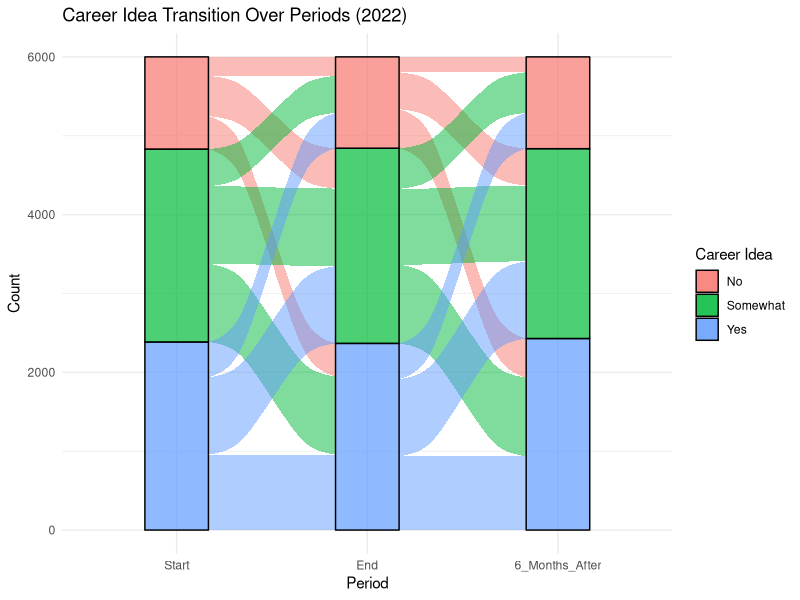

Write R code to recreate this figure. (Note: this script raises an error after producing the figure.)
## ---- chunk 1
library(tidyverse)
library(ggalluvial)
## ---- chunk 2
#| echo: true

library(tidyverse)

# Set parameters
set.seed(123) # For reproducibility
n_years <- 5
n_responses_per_academic_year <- 6000
years <- 2021:2025
periods <- c("Start", "End", "6_Months_After")

# Generate respondent IDs, academic years, and periods
data <- expand.grid(
  Year = years,
  Period = periods,
  Respondent_ID = seq_len(n_responses_per_academic_year)
) %>%
  mutate(
    Academic_Year = paste0(Year, "-", Year + 1),
    Respondent_ID = paste0("Respondent_", Year, "_", Respondent_ID),
    Contract_Number = sample(10000:99999, n(), replace = TRUE),
    CEP_Name = paste("CEP", sample(1:100, n(), replace = TRUE)),
    Q1_Criteria_Selection = map_chr(
      seq_len(n()),
      ~ paste(sample(
        c(
          "Duration", "Activity", "Mission Theme", "Structure Type",
          "Team Service", "Geographic Location", "Studies Link",
          "Alternating School and Service", "Project Realization",
          "Past Volunteer Feedback"
        ), sample(3:6, 1), replace = FALSE
      ), collapse = ", ")
    ),
    Q2_Attraction_Unis_Cite = map_chr(
      seq_len(n()),
      ~ paste(sample(
        c(
          "Diverse Projects", "Teamwork", "Future Preparation",
          "Meeting Publics", "Societal Reflection", "Structure Spirit",
          "Diverse Young People", "Concrete Action", "School Alternation"
        ), sample(2:4, 1), replace = FALSE
      ), collapse = ", ")
    ),
    Q3_Service_Benefits = map_chr(
      seq_len(n()),
      ~ paste(sample(
        c(
          "New Skills", "Personal Maturity", "Openness",
          "Professional Orientation", "School Continuation",
          "Project Support", "Life Change", "Societal Knowledge",
          "Field Experience", "Professional Network"
        ), sample(2:5, 1), replace = FALSE
      ), collapse = ", ")
    ),
    Q4_Preparedness = sample(c("Yes", "Somewhat", "No"), n(), replace = TRUE, prob = c(0.5, 0.3, 0.2)),
    Q5_Career_Idea = sample(c("Yes", "Somewhat", "No"), n(), replace = TRUE, prob = c(0.4, 0.4, 0.2)),
    Q6_Sectors = map_chr(
      seq_len(n()),
      ~ paste(sample(
        c(
          "Agriculture", "Artisan", "Culture", "Finance", "Construction",
          "Electronics", "Commerce", "Health", "Education", "IT",
          "Energy", "Transport", "Legal", "Tourism"
        ), sample(2:5, 1), replace = FALSE
      ), collapse = ", ")
    ),
    Q7_Income = sample(
      c("<100", "100-500", "500-1000", "1000-1500", ">1500"),
      n(), replace = TRUE, prob = c(0.1, 0.3, 0.4, 0.15, 0.05)
    ),
    Q8_Voting_Beliefs = map_chr(
      seq_len(n()),
      ~ paste(sample(
        c("Civic Duty", "Right", "Responsibility", "Chore", "Acting on World", "Useless"),
        sample(1:3, 1), replace = FALSE
      ), collapse = ", ")
    ),
    Q9_Voted = sample(c("Yes", "No", "Not Eligible"), n(), replace = TRUE, prob = c(0.6, 0.3, 0.1)),
    Q10_Volunteer = sample(c("Yes", "No"), n(), replace = TRUE, prob = c(0.5, 0.5)),
    Q11_Caregiver = sample(c("Yes", "No"), n(), replace = TRUE, prob = c(0.3, 0.7)),
    Q12_Future_Plan = sample(
      c(
        "No Idea", "Service Helps Reflection", "Resume Studies",
        "Seek Training", "Seek Job", "Start Business", "Continue Solidarity Project",
        "Another Volunteer Service"
      ), n(), replace = TRUE
    ),
    Q13_Confidence = sample(
      c("Very Confident", "Somewhat Confident", "Little Confidence", "No Confidence"),
      n(), replace = TRUE, prob = c(0.3, 0.4, 0.2, 0.1)
    ),
    Q14_Impact_Belief = sample(c("Yes", "Somewhat", "No"), n(), replace = TRUE, prob = c(0.6, 0.3, 0.1))
  )

# Save to CSV
# write_csv(data, "data/simulated_data.csv")
## ---- chunk 3
# Reshape data to track Career Idea across periods
career_tracking <- data %>%
  filter(Year == 2022) %>%
  select(Respondent_ID, Period, Q5_Career_Idea) %>%
  pivot_wider(names_from = Period, values_from = Q5_Career_Idea)

# Reshape back to long format for plotting
career_tracking_long <- career_tracking %>%
  pivot_longer(
    cols = c(Start, End, `6_Months_After`),
    names_to = "Period",
    values_to = "Career_Idea"
  ) %>%
  mutate(Period = factor(Period, levels = c("Start", "End", "6_Months_After")))

# Create alluvial plot
ggplot(career_tracking_long, aes(x = Period, stratum = Career_Idea, alluvium = Respondent_ID, fill = Career_Idea)) +
  geom_flow() +
  geom_stratum(alpha = 0.7) +
  theme_minimal() +
  labs(
    title = "Career Idea Transition Over Periods (2022)",
    x = "Period",
    y = "Count",
    fill = "Career Idea"
  )

## ---- chunk 4

# Prepare the data
data_summary <- data %>%
  group_by(Year, Q12_Future_Plan) %>%
  summarise(count = n()) %>%
  ungroup()

# Create the boxplot
ggplot(data, aes(x = factor(Year), y = as.numeric(factor(Q13_Confidence, 
  levels = c("No Confidence", "Little Confidence", "Somewhat Confident", "Very Confident"))), 
  group = Year, color = factor(Year))) + 
  geom_boxplot() + 
  geom_line(stat = "summary", fun = "mean", aes(group = 1, color = "Trend")) + 
  labs(
    title = "Trend in Confidence on Future Plans by Year",
    x = "Year",
    y = "Confidence in Future Plans",
    color = "Year"
  ) +
  theme_minimal() + 
  scale_color_manual(values = RColorBrewer::brewer.pal(5, "Set1")) # Add colors to each year
